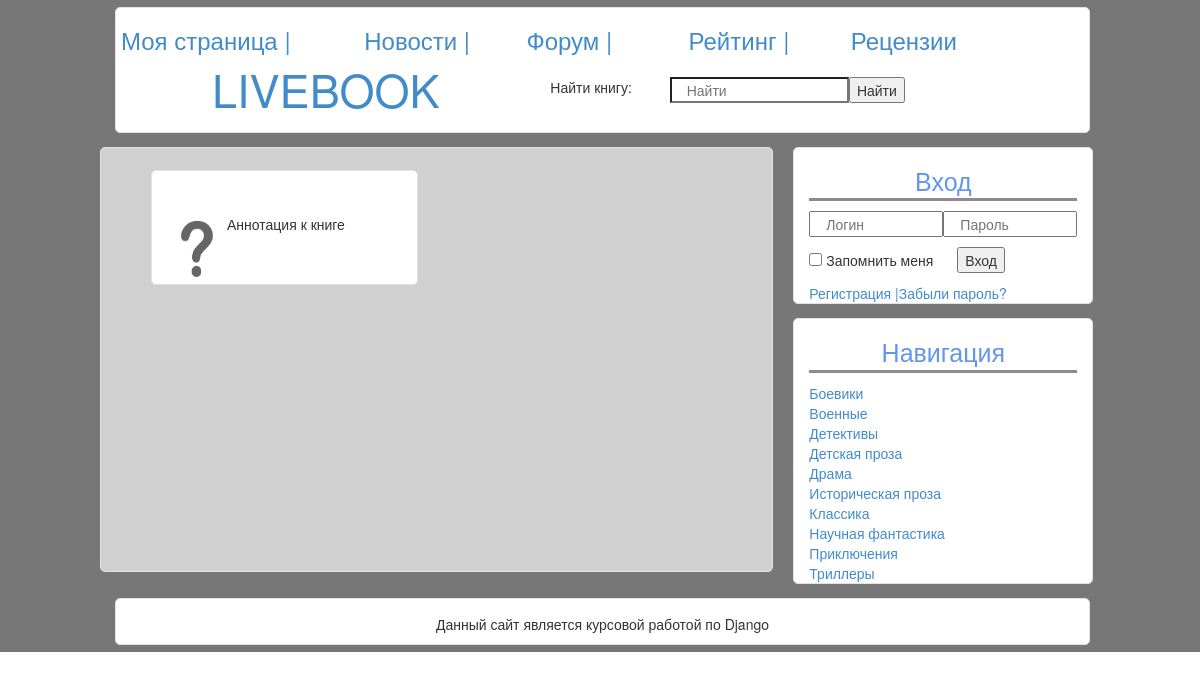
Page /book1 on the earlier database version.
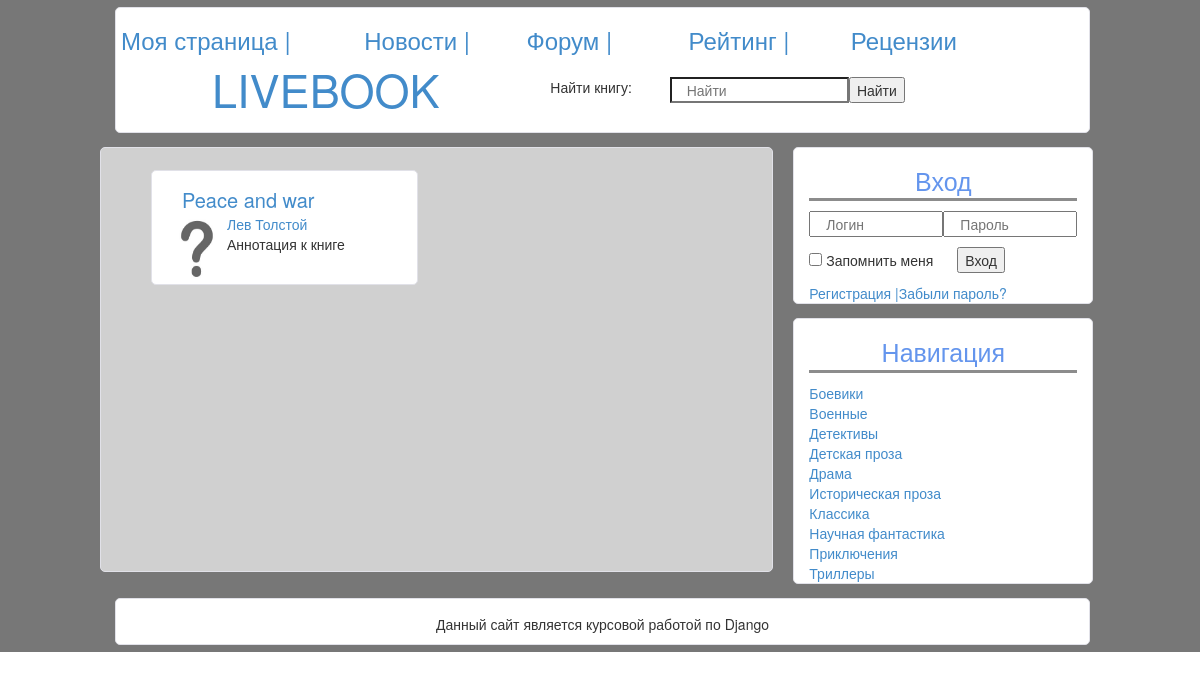
Same page on the later database version.
### Livebook/models.py (models this page shows)
class Book(models.Model):
    name = models.TextField()
    author = models.ForeignKey(Author)
    date = models.IntegerField()
    publishing = models.CharField(max_length=255)
    genres = models.ManyToManyField(Genre)
    cover = models.ImageField(upload_to="books/covers")
    annotation = models.TextField()

class Author(models.Model):
    name = models.TextField()
    biography = models.TextField()

### Livebook/views.py (the view)
# urls.py: url(r'^book(?P<id>\d+)$', 'book', name='book'),
def book(request, id):
    one_book = Book.objects.filter(id=id).first()
    return render(
        request,
        "Livebook/book.html",
        {"book": one_book}
    )

### Livebook/templates/Livebook/book.html (shortened to what this page needs)
{% extends 'Livebook/base.html' %}
{% block content %}
        <div class="col-md-5 jumbotron-white book">
            <div class="row">
                <a class="book-title">{{ book.name }}</a>
            </div>
            <img src="../../static/img/disk000.jpg" class="cover">
            <a>{{ book.author.name }}</a>
            <p> Аннотация к книге</p>
        </div>
{% endblock %}

Differences in the rows shown:
added Book: name "Peace and war", author.name "Лев Толстой"
